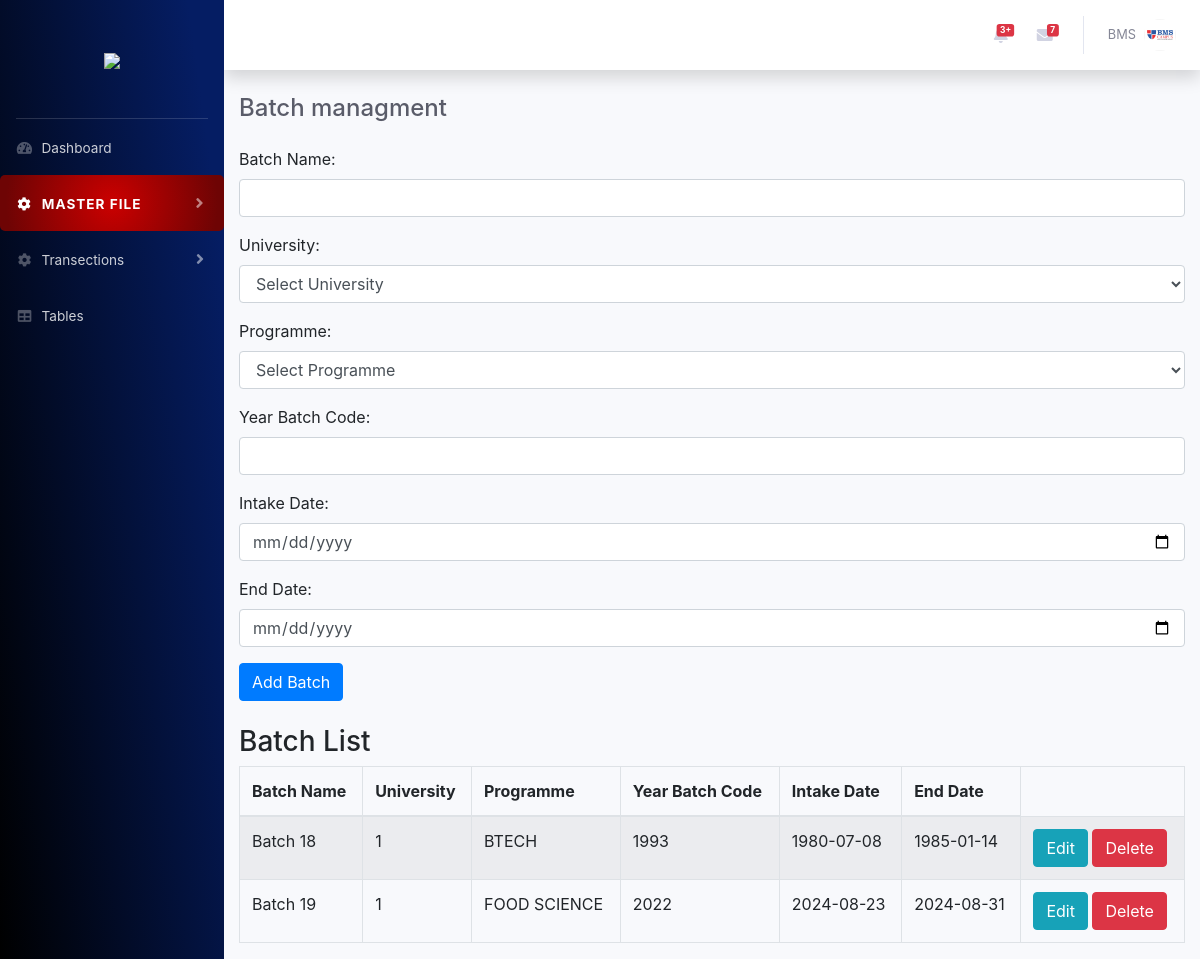
The page /create_batch.php on the database its author committed.
### tables this page shows
CREATE TABLE `batch_table` (
  `id` int(11) NOT NULL,
  `batch_name` varchar(255) NOT NULL,
  `university` varchar(255) NOT NULL,
  `programme` varchar(255) NOT NULL,
  `year_batch_code` varchar(50) NOT NULL,
  `intake_date` date NOT NULL,
  `end_date` date NOT NULL,
  `created_at` timestamp NOT NULL DEFAULT current_timestamp(),
  `updated_at` timestamp NOT NULL DEFAULT current_timestamp() ON UPDATE current_timestamp()
);

### create_batch.php (the view, shortened to what this page needs)
<?php
include("database/connection.php");
include("includes/header.php");
$batch_name = $university = $programme = $year_batch_code = $intake_date = $end_date = "";
$update = false;
?>
<div id="wrapper">
    <?php include("nav.php"); ?>
    <div id="content-wrapper" class="d-flex flex-column">
        <div id="content">
            <?php include("includes/topnav.php"); ?>
            <div class="container">
                <div class="d-sm-flex align-items-center justify-content-between mb-4">
                    <h4 class="h4 mb-0 text-gray-800">Batch managment</h4>
                </div>
                <form action="create_batch.php" method="POST" class="mt-4">
                    <div class="form-group">
                        <label for="batch_name">Batch Name:</label>
                        <input type="text" name="batch_name" class="form-control" value="<?php echo htmlspecialchars($batch_name); ?>" required>
                    </div>
                    <div class="form-group">
                        <label for="university">University:</label>
                        <select class="form-control select2" id="university" name="university" required>
                            <option value="">Select University</option>
                        </select>
                    </div>
                    <div class="form-group">
                        <label for="programme">Programme:</label>
                        <select class="form-control" id="programme" name="programme" required>
                            <option value="">Select Programme</option>
                        </select>
                    </div>
                    <div class="form-group">
                        <label for="year_batch_code">Year Batch Code:</label>
                        <input type="text" name="year_batch_code" class="form-control" value="<?php echo htmlspecialchars($year_batch_code); ?>" required>
                    </div>
                    <div class="form-group">
                        <label for="intake_date">Intake Date:</label>
                        <input type="date" name="intake_date" class="form-control" value="<?php echo htmlspecialchars($intake_date); ?>" required>
                    </div>
                    <div class="form-group">
                        <label for="end_date">End Date:</label>
                        <input type="date" name="end_date" class="form-control" value="<?php echo htmlspecialchars($end_date); ?>" required>
                    </div>
                    <div class="form-group">
                        <?php if ($update == true): ?>
                            <button type="submit" name="save" class="btn btn-info">Update Batch</button>
                        <?php else: ?>
                            <button type="submit" name="save" class="btn btn-primary">Add Batch</button>
                        <?php endif; ?>
                    </div>
                </form>
                <h3 class="mt-4">Batch List</h3>
                <table class="table table-bordered table-striped mt-2">
                    <thead>
                        <tr>
                            <th>Batch Name</th>
                            <th>University</th>
                            <th>Programme</th>
                            <th>Year Batch Code</th>
                            <th>Intake Date</th>
                            <th>End Date</th>
                        </tr>
                    </thead>
                    <tbody>
                        <?php
                        $stmt = $conn->prepare("SELECT * FROM batch_table");
                        $stmt->execute();
                        $result = $stmt->get_result();
                        while ($row = $result->fetch_assoc()): ?>
                            <tr>
                                <td><?php echo htmlspecialchars($row['batch_name']); ?></td>
                                <td><?php echo htmlspecialchars($row['university']); ?></td>
                                <td><?php echo htmlspecialchars($row['programme']); ?></td>
                                <td><?php echo htmlspecialchars($row['year_batch_code']); ?></td>
                                <td><?php echo htmlspecialchars($row['intake_date']); ?></td>
                                <td><?php echo htmlspecialchars($row['end_date']); ?></td>
                                <td>
                                    <a href="?edit=<?php echo htmlspecialchars($row['id']); ?>" class="btn btn-info">Edit</a>
                                    <a href="?delete=<?php echo htmlspecialchars($row['id']); ?>" class="btn btn-danger" onclick="return confirm('Are you sure you want to delete this batch?');">Delete</a>
                                </td>
                            </tr>
                        <?php endwhile; ?>
                    </tbody>
                </table>
            </div>
        </div>
    </div>
</div>
</body>
</html>

### rows shown on the page
batch_table: batch_name "Batch 18", university "1", programme "BTECH", year_batch_code "1993", intake_date "1980-07-08", end_date "1985-01-14"
batch_table: batch_name "Batch 19", university "1", programme "FOOD SCIENCE", year_batch_code "2022", intake_date "2024-08-23", end_date "2024-08-31"
